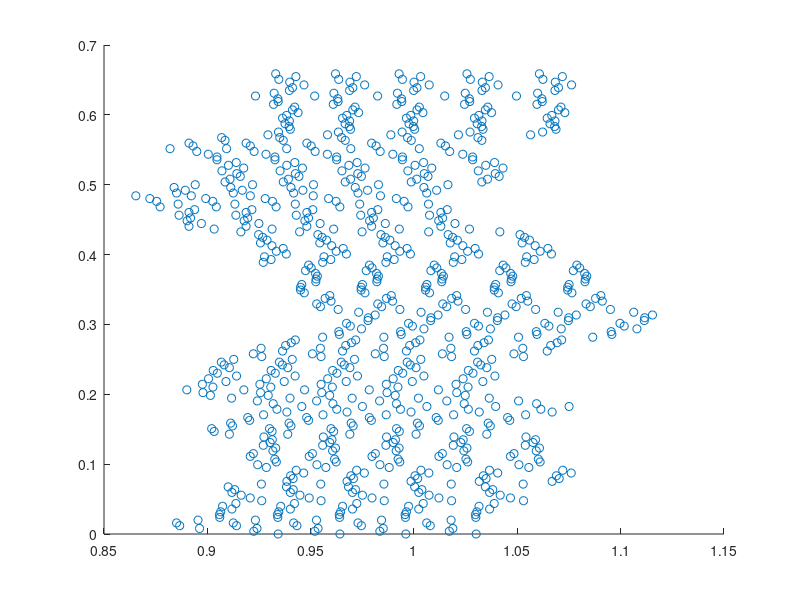

Recreate this plot in MATLAB. (Note: this script raises an error after producing the figure.)
% Computational Finance CW2
% Question 1
% train 5 files
% with bias(uncompleted)
load options.mat
%%
optionNum=4;% number of strike price
strikePrices=[2925 3025 3125 3225 3325];

L=length(stockPrice);% data length 222
Lwin=fix(L/4);% window length 55
Lrest=L-Lwin;% rest length 167
% LTrain=fix(Lrest*13/14)+1; 
% LTest=Lrest-LTrain; 
LAll=835; % all data length
LTrain=833; % train data length
LTest=LAll-LTrain; % test data length 

% interval_Tr=(optionNum-1)*Lrest+1:(optionNum-1)*Lrest+LTrain;
% interval_Ts=(optionNum-1)*Lrest+LTrain+1:(optionNum-1)*Lrest+Lrest;
% interval_All=(optionNum-1)*Lrest+1:(optionNum-1)*Lrest+Lrest;

interval_Tr=1:LTrain;
interval_Ts=LTrain+1:835;
interval_All=1:835;

Tt=ones(L,1);
for i=1:L
    Tt(i)=(L-i)/252;
end

% data: X=[S/X T-t]
X=[stockPrice(56:L)./strikePrices(1) Tt(56:L,1);...
    stockPrice(56:L)./strikePrices(2) Tt(56:L,1);...
    stockPrice(56:L)./strikePrices(3) Tt(56:L,1);...
    stockPrice(56:L)./strikePrices(4) Tt(56:L,1);...
    stockPrice(56:L)./strikePrices(5) Tt(56:L,1)];

XTrain=X(interval_Tr,:); % train data
XTest=X(interval_Ts,:); % test data
XAll=X(interval_All,:); % all data

% normalized call option price from BS formula
CX_BS=[BSOptionCPrices(:,1)./strikePrices(1);...
    BSOptionCPrices(:,2)./strikePrices(2);...
    BSOptionCPrices(:,3)./strikePrices(3);...
    BSOptionCPrices(:,4)./strikePrices(4);...
    BSOptionCPrices(:,5)./strikePrices(5)];

CX_BS_Train=CX_BS(interval_Tr,:); % train tag
CX_BS_Test=CX_BS(interval_Ts,:); % test tag
CX_BS_All=CX_BS(interval_All,:); % all tag

% normalized call option price from observation
CX_ob=[optionCPrice(56:222,1)./strikePrices(1);...
    optionCPrice(56:222,2)./strikePrices(2);...
    optionCPrice(56:222,3)./strikePrices(3);...
    optionCPrice(56:222,4)./strikePrices(4);...
    optionCPrice(56:222,5)./strikePrices(5)];

CX_ob_Train=CX_ob(interval_Tr,:); % train tag
CX_ob_Test=CX_ob(interval_Ts,:); % test tag
CX_ob_All=CX_ob(interval_All,:); % all tag
%% GMModel generate 4 means and covariances
GMModel = fitgmdist(XTrain,4,'RegularizationValue',0);

figure(1),clf,
scatter(XTrain(:,1),XTrain(:,2),'ro');
hold on
ezcontour(@(x1,x2)pdf(GMModel,[x1 x2]),get(gca,{'XLim','YLim'}))
title('{\bf Scatter Plot and Fitted Gaussian Mixture Contours}')
axis([0.8 1.3 -0.1 0.8]);
xlabel('S/X','FontSize',13,'FontWeight','bold');
ylabel('T-t','FontSize',13,'FontWeight','bold');
hold off
%% disign matrix
m1=GMModel.mu(1,:);
m2=GMModel.mu(2,:);
m3=GMModel.mu(3,:);
m4=GMModel.mu(4,:);
C1=GMModel.Sigma(:,:,1);
C2=GMModel.Sigma(:,:,2);
C3=GMModel.Sigma(:,:,3);
C4=GMModel.Sigma(:,:,4);

designMat=ones(LTrain,7);% design matrix
designMat(:,5)=XTrain(:,1);
designMat(:,6)=XTrain(:,2);

for i=1:LTrain
    designMat(i,1)=(XTrain(i,:)-m1)*C1*(XTrain(i,:)-m1)';
    designMat(i,2)=(XTrain(i,:)-m2)*C2*(XTrain(i,:)-m2)';
    designMat(i,3)=(XTrain(i,:)-m3)*C3*(XTrain(i,:)-m3)';
    designMat(i,4)=(XTrain(i,:)-m4)*C4*(XTrain(i,:)-m4)';    
end
%% train using nolinear lsq
fun = @(w)[sqrt(designMat(:,1)-w(8)),sqrt(designMat(:,2)-w(9)),...
    sqrt(designMat(:,3)-w(10)),sqrt(designMat(:,4)-w(11)),...
    designMat(:,5),designMat(:,6),designMat(:,7)]*w(1:7)-CX_BS_Train;
w0 = 0.1*ones(11,1);
w = lsqnonlin(fun,w0);

%% train using cvx
% cvx_begin quiet
% variable w(11)
% minimize( norm([sqrt(designMat(:,1)-w(8)),sqrt(designMat(:,2)-w(9)),...
%     sqrt(designMat(:,3)-w(10)),sqrt(designMat(:,4)-w(11)),...
%     designMat(:,5),designMat(:,6),designMat(:,7)]*w(1:7)-CX_BS_Train) )
% cvx_end
%% C/X surface
% CXNum=60;
% x=linspace(0.82,1.15,CXNum);
% y=linspace(0.7,0,CXNum);
step1=0.01;
step2=0.02;
x=0.82:step1:1.15;
y=0:step2:0.7;
length_SX=length(x);
length_Tt=length(y);

CX=ones(length_Tt,length_SX);
for i=1:length_SX
    for j=1:length_Tt
        CX(j,i)=w(1)*sqrt(([x(i),y(j)]-m1)*C1*([x(i),y(j)]-m1)'-w(8))...
            +w(2)*sqrt(([x(i),y(j)]-m2)*C2*([x(i),y(j)]-m2)'-w(9))...
            +w(3)*sqrt(([x(i),y(j)]-m3)*C3*([x(i),y(j)]-m3)'-w(10))...
            +w(4)*sqrt(([x(i),y(j)]-m4)*C4*([x(i),y(j)]-m4)'-w(11))...
            +[x(i),y(j)]*[w(5);w(6)]+w(7);
    end
end
%% draw C/X surface and BS scatter
figure(2),clf,
plot3(X(1:167,1),X(1:167,2),CX_BS(1:167),'o',...
    'MarkerSize',8,'MarkerFaceColor','b');
hold on
plot3(X(168:334,1),X(168:334,2),CX_BS(168:334),'o',...
    'MarkerSize',8,'MarkerFaceColor','r');
plot3(X(335:501,1),X(335:501,2),CX_BS(335:501),'o',...
    'MarkerSize',8,'MarkerFaceColor','m');
plot3(X(502:668,1),X(502:668,2),CX_BS(502:668),'o',...
    'MarkerSize',8,'MarkerFaceColor','g');
plot3(X(669:835,1),X(669:835,2),CX_BS(669:835),'o',...
    'MarkerSize',8,'MarkerFaceColor','y');
legend({'2925','3025','3125','3225','3325'},...
    'Location','eastoutside',...
    'Orientation','vertical',...
    'FontSize',13,'FontWeight','bold')
mesh(x,y,CX);

title('Surface and BS scatter','FontSize',16)
xlabel('S/X','FontSize',13,'FontWeight','bold')
ylabel('T-t','FontSize',13,'FontWeight','bold')
zlabel('C/X','FontSize',13,'FontWeight','bold')
axis([0.82 1.15 0 0.7 -0.05 0.17]);
grid on
grid minor
hold off
%% draw C/X surface and observed scatter
figure(3),clf,
plot3(X(1:167,1),X(1:167,2),CX_ob(1:167),'o',...
    'MarkerSize',8,'MarkerFaceColor','b');
hold on
plot3(X(168:334,1),X(168:334,2),CX_ob(168:334),'o',...
    'MarkerSize',8,'MarkerFaceColor','r');
plot3(X(335:501,1),X(335:501,2),CX_ob(335:501),'o',...
    'MarkerSize',8,'MarkerFaceColor','m');
plot3(X(502:668,1),X(502:668,2),CX_ob(502:668),'o',...
    'MarkerSize',8,'MarkerFaceColor','g');
plot3(X(669:835,1),X(669:835,2),CX_ob(669:835),'o',...
    'MarkerSize',8,'MarkerFaceColor','y');
legend({'2925','3025','3125','3225','3325'},...
    'Location','eastoutside',...
    'Orientation','vertical',...
    'FontSize',13,'FontWeight','bold')
mesh(x,y,CX);

title('Surface and observed scatter','FontSize',16)
xlabel('S/X','FontSize',13,'FontWeight','bold')
ylabel('T-t','FontSize',13,'FontWeight','bold')
zlabel('C/X','FontSize',13,'FontWeight','bold')
axis([0.82 1.15 0 0.7 -0.05 0.17]);
grid on
grid minor
hold off
%% draw validation
CXpred=ones(LAll,1);
for i=1:LAll
    CXpred(i)=w(1)*sqrt((XAll(i,:)-m1)*C1*(XAll(i,:)-m1)')...
        +w(2)*sqrt((XAll(i,:)-m2)*C2*(XAll(i,:)-m2)')...
        +w(3)*sqrt((XAll(i,:)-m3)*C3*(XAll(i,:)-m3)')...
        +w(4)*sqrt((XAll(i,:)-m4)*C4*(XAll(i,:)-m4)')...
        +XAll(i,:)*[w(5);w(6)]+w(7);
end
%% draw validation
figure(4),clf,
xx1=1:835;
plot(xx1,CXpred,'r','LineWidth',1.5);
xlabel('Date','FontSize',13,'FontWeight','bold')
ylabel('C/X','FontSize',13,'FontWeight','bold')
hold on
plot(xx1,CX_BS_All,'b','LineWidth',1.5);
axis([-inf,inf,-inf,inf]);
legend({'predicted','real'},'Location','northwest',...
    'FontSize',13,'FontWeight','bold');
plot([LTrain,LTrain],[-0.05,0.15],'k','LineWidth',2);
grid on
grid minor
hold off
%% draw scatter BS
figure(5),clf,
plot3(X(1:167,1),X(1:167,2),CX_BS(1:167),'o',...
    'MarkerSize',8,'MarkerFaceColor','b');
hold on
plot3(X(168:334,1),X(168:334,2),CX_BS(168:334),'o',...
    'MarkerSize',8,'MarkerFaceColor','r');
plot3(X(335:501,1),X(335:501,2),CX_BS(335:501),'o',...
    'MarkerSize',8,'MarkerFaceColor','m');
plot3(X(502:668,1),X(502:668,2),CX_BS(502:668),'o',...
    'MarkerSize',8,'MarkerFaceColor','g');
plot3(X(669:835,1),X(669:835,2),CX_BS(669:835),'o',...
    'MarkerSize',8,'MarkerFaceColor','y');
legend({'2925','3025','3125','3225','3325'},...
    'Location','eastoutside',...
    'Orientation','vertical',...
    'FontSize',13,'FontWeight','bold')

title('Data generated by BS formula','FontSize',16)
xlabel('S/X','FontSize',13,'FontWeight','bold')
ylabel('T-t','FontSize',13,'FontWeight','bold')
zlabel('C/X','FontSize',13,'FontWeight','bold')
grid on
grid minor
hold off
%% draw scatter observation
figure(6),clf,
plot3(X(1:167,1),X(1:167,2),CX_ob(1:167),'o',...
    'MarkerSize',8,'MarkerFaceColor','b');
hold on
plot3(X(168:334,1),X(168:334,2),CX_ob(168:334),'o',...
    'MarkerSize',8,'MarkerFaceColor','r');
plot3(X(335:501,1),X(335:501,2),CX_ob(335:501),'o',...
    'MarkerSize',8,'MarkerFaceColor','m');
plot3(X(502:668,1),X(502:668,2),CX_ob(502:668),'o',...
    'MarkerSize',8,'MarkerFaceColor','g');
plot3(X(669:835,1),X(669:835,2),CX_ob(669:835),'o',...
    'MarkerSize',8,'MarkerFaceColor','y');
legend({'2925','3025','3125','3225','3325'},...
    'Location','eastoutside',...
    'Orientation','vertical',...
    'FontSize',13,'FontWeight','bold')

title('Observed data','FontSize',16)
xlabel('S/X','FontSize',13,'FontWeight','bold')
ylabel('T-t','FontSize',13,'FontWeight','bold')
zlabel('C/X','FontSize',13,'FontWeight','bold')
grid on
grid minor
hold off
%% delta
delta=diff(CX,1,2)/step1;
figure(7),clf,
mesh(x(1:end-1),y,delta);
title('Surface and BS scatter','FontSize',16)
xlabel('S/X','FontSize',13,'FontWeight','bold')
ylabel('T-t','FontSize',13,'FontWeight','bold')
zlabel('delta','FontSize',13,'FontWeight','bold')
grid on
grid minor




